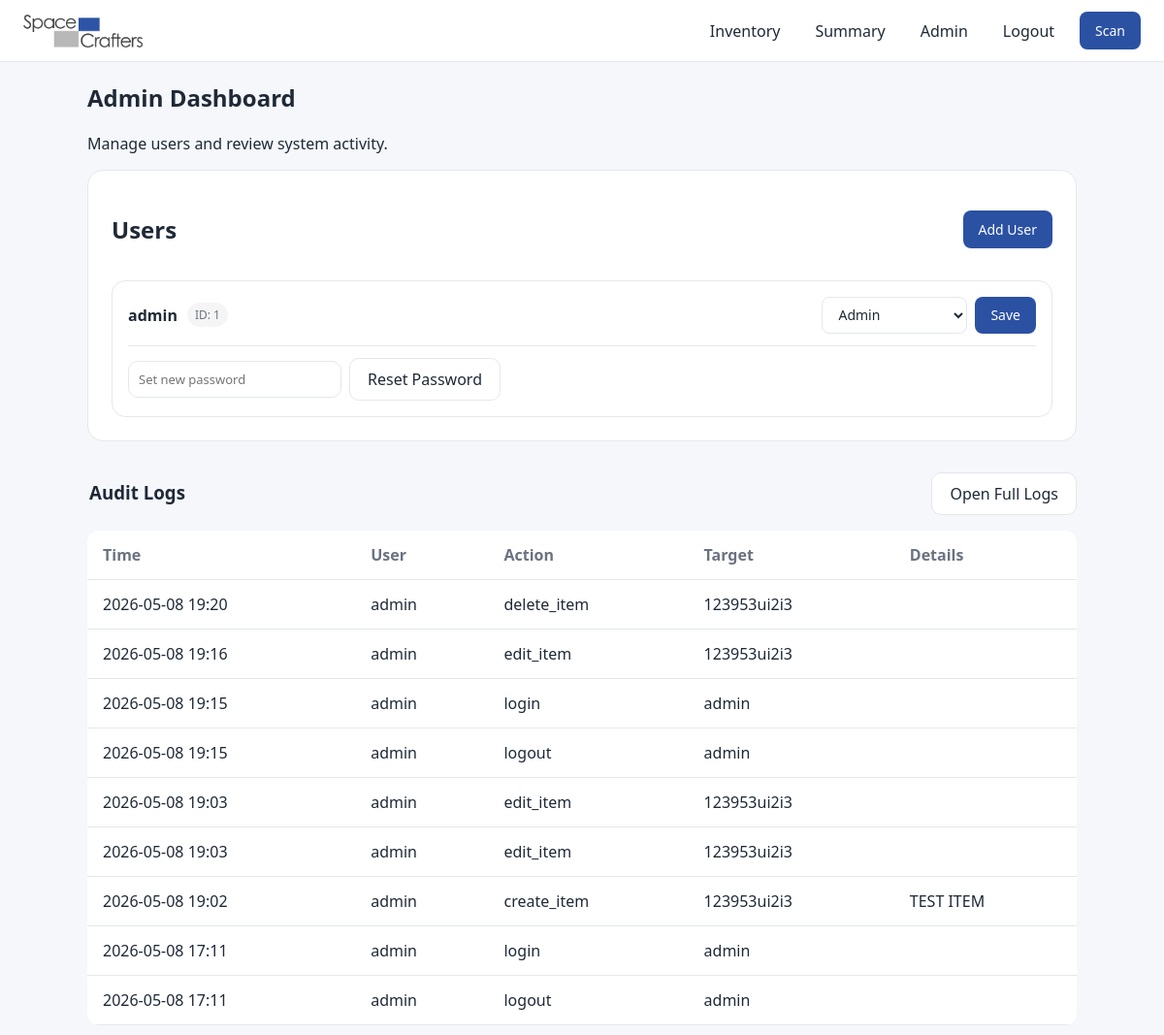
Page /admin (signed in) on the earlier database version.
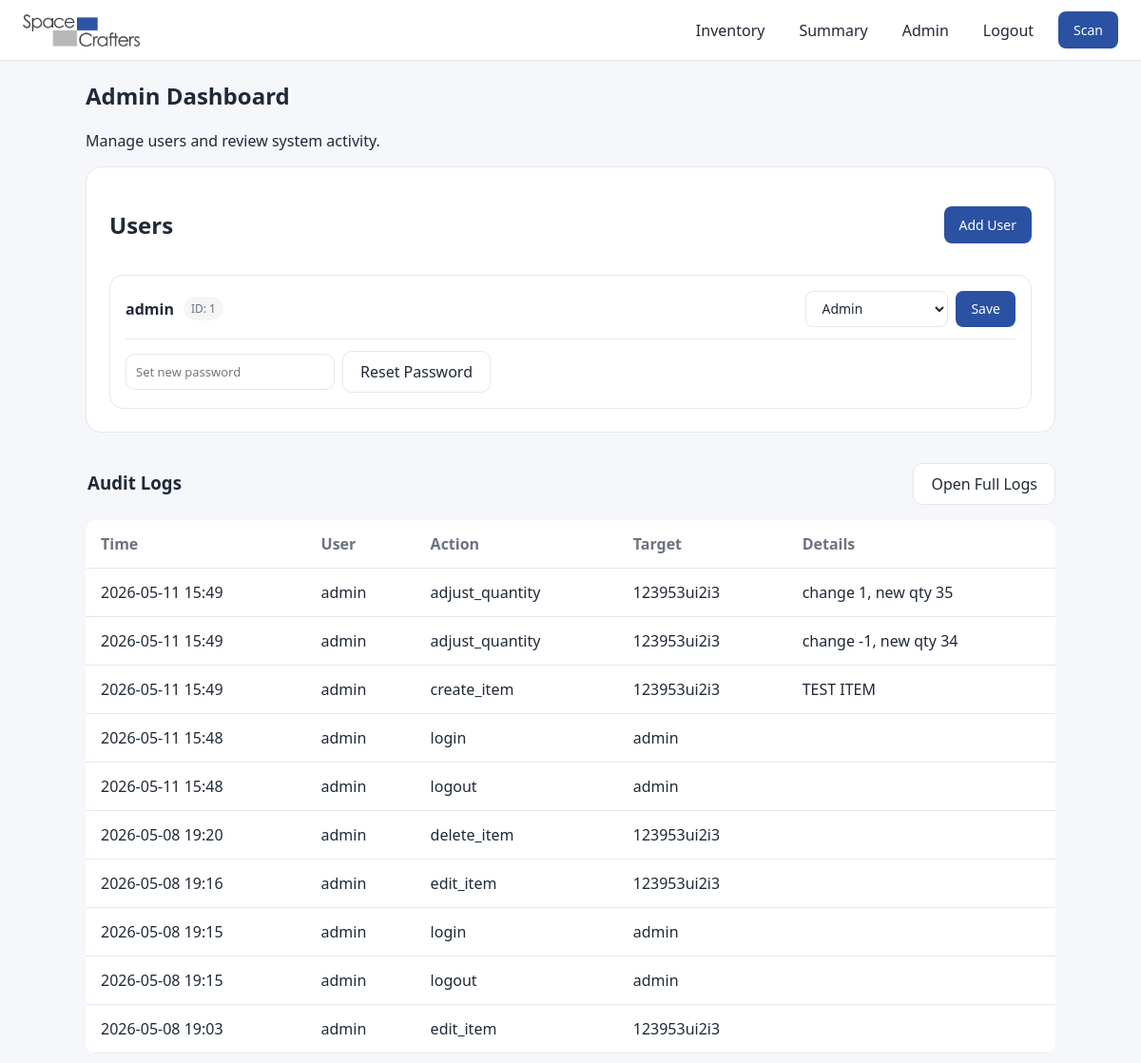
Same page on the later database version.
### models.py (models this page shows, shortened)
class User(UserMixin, db.Model):
    __tablename__ = "users"
    id = db.Column(db.Integer, primary_key=True)
    username = db.Column(db.String(100), unique=True, nullable=False)
    password_hash = db.Column(db.String(200), nullable=False)
    role = db.Column(db.String(20), default="viewer", nullable=False)
    audit_logs = db.relationship(
        "AuditLog",
        back_populates="actor",
        cascade="all, delete-orphan",
    )
    @property
    def is_active(self):
        return True
    @property
    def is_admin(self):
        return self.role == "admin"

class AuditLog(db.Model):
    __tablename__ = "audit_logs"
    id = db.Column(db.Integer, primary_key=True)
    actor_id = db.Column(
        db.Integer,
        db.ForeignKey("users.id"),
        nullable=True,
    )
    action = db.Column(db.String(200), nullable=False)
    target = db.Column(db.String(200))
    details = db.Column(db.Text)
    created_at = db.Column(
        db.DateTime,
        default=lambda: datetime.now(timezone.utc),
        index=True
    )
    actor = db.relationship("User", back_populates="audit_logs")

### app.py (the view)
@app.route("/admin")
@login_required
@admin_required
def admin():
    users = User.query.all()
    logs = AuditLog.query.order_by(AuditLog.id.desc()).limit(10).all()
    return render_template(
        "admin.html",
        users=users,
        logs=logs
    )

### app.py (called while the page is built)
@login_manager.user_loader
def load_user(user_id):
    return db.session.get(User, int(user_id))

def admin_required(view):
    @wraps(view)
    def wrapped(*args, **kwargs):
        if not current_user.is_authenticated or not current_user.is_admin:
            abort(403)
        return view(*args, **kwargs)
    return wrapped

### templates/admin.html (shortened to what this page needs)
{% extends "base.html" %}
{% block content %}
<div class="page">
  <h2>Admin Dashboard</h2>
  <p class="muted-text">Manage users and review system activity.</p>
  <div class="card">
    <div class="table-section-header">
      <h2>Users</h2>
      <a class="primary-btn" href="{{ url_for('add_user') }}">Add User</a>
    </div>
    <div class="user-admin-list">
      {% for user in users %}
      <div class="user-admin-row">
        <div class="user-admin-top">
          <div class="user-admin-info">
            <h3>{{ user.username }}</h3>
            <span class="user-admin-id">ID: {{ user.id }}</span>
          </div>
          <div class="user-admin-main-actions">
            <form method="POST" action="{{ url_for('edit_user', user_id=user.id) }}" class="role-form">
              <div class="role-actions">
                <select name="role">
                  <option value="admin" {% if user.role == "admin" %}selected{% endif %}>Admin</option>
                </select>
                <button type="submit" class="primary-btn">Save</button>
              </div>
            </form>
          </div>
        </div>
        <div class="user-admin-bottom">
          <form method="POST"
                action="{{ url_for('reset_user_password', user_id=user.id) }}"
                class="reset-password-form"
                onsubmit="return confirm('Reset password for {{ user.username }}?')">
            <input
              type="password"
              name="new_password"
              placeholder="Set new password"
              required
              minlength="8"
              autocomplete="new-password"
            >
            <button type="submit" class="secondary-btn">Reset Password</button>
          </form>
        </div>
      </div>
      {% endfor %}
    </div>
  </div>
<div class="table-section-header">
  <h3>Audit Logs</h3>
  <a href="{{ url_for('view_audit_logs') }}" class="secondary-btn">
    Open Full Logs
  </a>
</div>
{% if logs %}
  <div class="table-scroll">
    <table class="summary-table">
      <thead>
        <tr>
          <th>Time</th>
          <th>User</th>
          <th>Action</th>
          <th>Target</th>
          <th>Details</th>
        </tr>
      </thead>
      <tbody>
        {% for log in logs[:10] %}
        <tr>
          <td>{{ log.created_at.strftime("%Y-%m-%d %H:%M") if log.created_at else "" }}</td>
          <td>{{ log.actor.username if log.actor else "System" }}</td>
          <td>{{ log.action }}</td>
          <td>{{ log.target or "" }}</td>
          <td>{{ log.details or "" }}</td>
        </tr>
        {% endfor %}
      </tbody>
    </table>
  </div>
{% else %}
  <p class="muted-text">No activity yet.</p>
{% endif %}
</div>
{% endblock %}

Differences in the rows shown:
no longer on this page (row unchanged): AuditLog: created_at "2026-05-08 19:03", actor "admin", action "edit_item", target "123953ui2i3"
no longer on this page (row unchanged): AuditLog: created_at "2026-05-08 19:02", actor "admin", action "create_item", target "123953ui2i3", details "TEST ITEM"
no longer on this page (row unchanged): AuditLog: created_at "2026-05-08 17:11", actor "admin", action "login", target "admin"
no longer on this page (row unchanged): AuditLog: created_at "2026-05-08 17:11", actor "admin", action "logout", target "admin"
added AuditLog: created_at "2026-05-11 15:49", actor "admin", action "adjust_quantity", target "123953ui2i3", details "change 1, new qty 35"
added AuditLog: created_at "2026-05-11 15:49", actor "admin", action "adjust_quantity", target "123953ui2i3", details "change -1, new qty 34"
added AuditLog: created_at "2026-05-11 15:49", actor "admin", action "create_item", target "123953ui2i3", details "TEST ITEM"
added AuditLog: created_at "2026-05-11 15:48", actor "admin", action "login", target "admin"
added AuditLog: created_at "2026-05-11 15:48", actor "admin", action "logout", target "admin"
